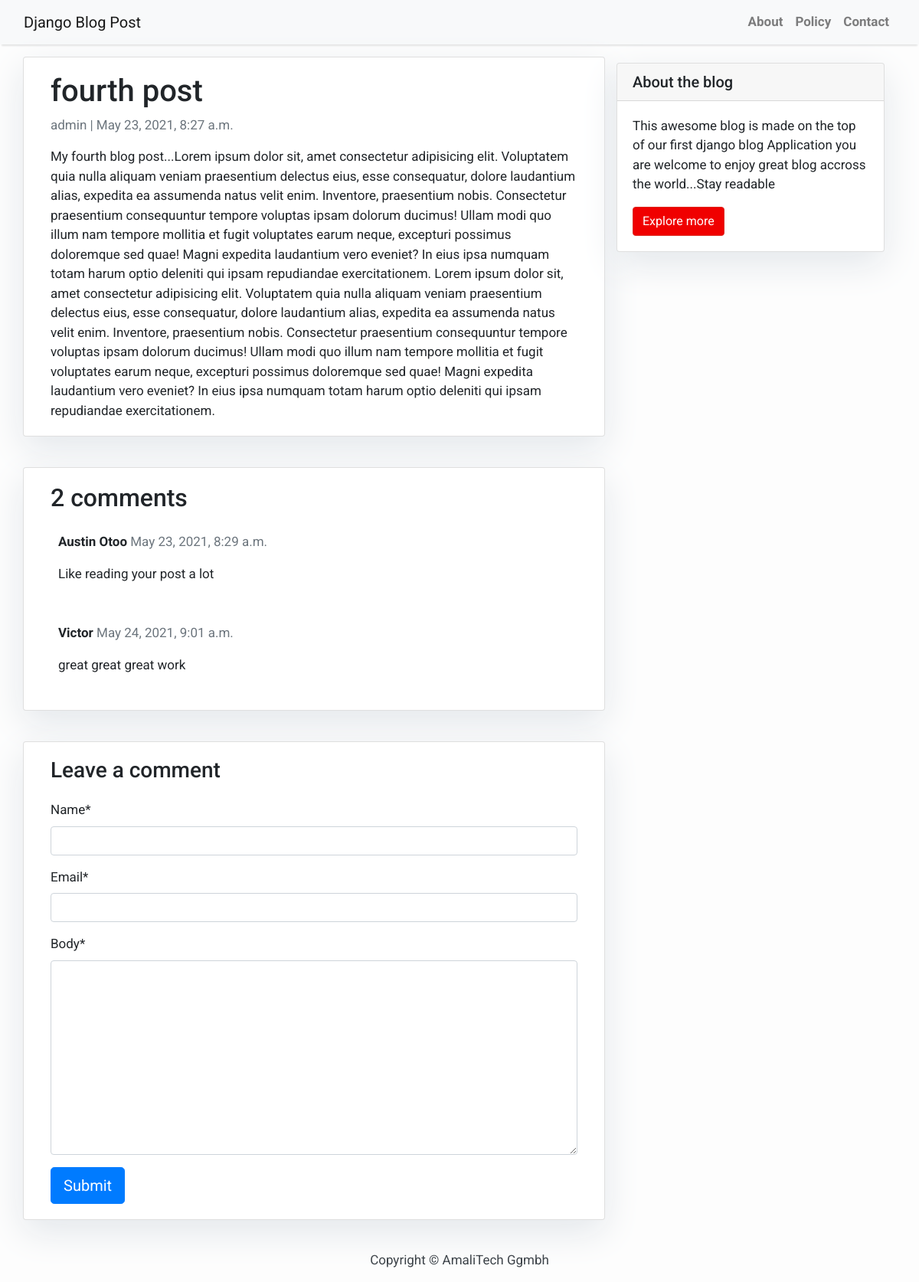
The app's page /fourth-post/ with its own data.
### blog/models.py (models this page shows, shortened)
class Post(models.Model):
    title = models.CharField(max_length=200, unique=True)
    slug = models.SlugField(max_length=200, unique=True)
    author = models.ForeignKey(User, on_delete= models.CASCADE,related_name='blog_posts')
    updated_on = models.DateTimeField(auto_now= True)
    content = models.TextField()
    created_on = models.DateTimeField(auto_now_add=True)
    status = models.IntegerField(choices=STATUS, default=0)
    category = models.ForeignKey(User, on_delete= models.CASCADE, max_length= 200)
    status = models.IntegerField(choices=STATUS, default=0)
    class Meta:
        ordering = ['-created_on']

class Comment(models.Model):
    post = models.ForeignKey(Post,on_delete=models.CASCADE,related_name='comments')
    name = models.CharField(max_length=80)
    email = models.EmailField()
    body = models.TextField()
    created_on = models.DateTimeField(auto_now_add=True)
    active = models.BooleanField(default=False)
    class Meta:
        ordering = ['created_on']

### blog/views.py (the view)
# urls.py: path('<slug:slug>/', views.post_detail, name='post_detail'),
def post_detail(request, slug):
    template_name = 'post_detail.html'
    post = get_object_or_404(Post, slug=slug)
    comments = post.comments.filter(active=True)
    new_comment = None
    if request.method == 'POST':
        comment_form = CommentForm(data=request.POST)
        if comment_form.is_valid():
            new_comment = comment_form.save(commit=False)
            new_comment.post = post
            new_comment.save()
    else:
        comment_form = CommentForm()
        print('hello')
    return render(request, template_name, {'post': post,
                                           'comments': comments,
                                           'new_comment': new_comment,
                                           'comment_form': comment_form})

### blog/forms.py
class CommentForm(forms.ModelForm):
    class Meta:
        model = Comment
        fields = ('name', 'email', 'body')

### template/post_detail.html (shortened to what this page needs)
{% extends 'base.html' %} {% block content %}
{% load crispy_forms_tags %}
<div class="container">
  <div class="row">
    <div class="col-md-8 card mb-4  mt-3 left  top">
      <div class="card-body">
        <h1>{% block title %} {{ post.title }} {% endblock title %}</h1>
        <p class=" text-muted">{{ post.author }} | {{ post.created_on }}</p>
        <p class="card-text ">{{ post.content | safe }}</p>
      </div>
    </div>
    {% block sidebar %} {% include 'sidebar.html' %} {% endblock sidebar %}
    <div class="col-md-8 card mb-4  mt-3 ">
      <div class="card-body">
        {% with comments.count as total_comments %}
        <h2>{{ total_comments }} comments</h2>
          {% endwith %} {% for comment in comments %}
        <div class="comments" style="padding: 10px;">
          <p class="font-weight-bold">
            {{ comment.name }}
            <span class=" text-muted font-weight-normal">
              {{ comment.created_on }}
            </span>
          </p>
          {{ comment.body | linebreaks }}
        </div>
        {% endfor %}
      </div>
    </div>
    <div class="col-md-8 card mb-4  mt-3 ">
      <div class="card-body">
        {% if new_comment %}
        <div class="alert alert-success" role="alert">
          Your comment is awaiting moderation
        </div>
        {% else %}
        <h3>Leave a comment</h3>
        <form method="post" style="margin-top: 1.3em;">
          {{ comment_form | crispy }}
          <button type="submit" class="btn btn-primary  btn-lg">Submit</button>
        </form>
        {% endif %}
      </div>
    </div>
  </div>
</div>
{% endblock content %}

### template/base.html (style rules this page uses)
body { font-family: "Roboto", sans-serif; font-size: 17px; background-color: #fdfdfd; }

### template/sidebar.html (style rules this page uses)
.card { box-shadow: 0 16px 48px #E3E7EB; }

### records on screen
Post: title "fourth post", author "admin", created_on "May 23, 2021, 8:27 a.m.", content "My fourth blog post...Lorem ipsum dolor sit, amet consectetur adipisicing elit. Voluptatem quia nulla aliquam veniam praesentium delectus eius, esse consequatur, dolore laudantium alias, expedita ea assumenda natus velit enim. Inventore, praesentium nobis. Consectetur praesentium consequuntur tempore voluptas ipsam dolorum ducimus! Ullam modi quo illum nam tempore mollitia et fugit voluptates earum neque, excepturi possimus doloremque sed quae! Magni expedita laudantium vero eveniet? In eius ipsa numquam totam harum optio deleniti qui ipsam repudiandae exercitationem. Lorem ipsum dolor sit, amet consectetur adipisicing elit. Voluptatem quia nulla aliquam veniam praesentium delectus eius,…"
Comment: name "Austin Otoo", created_on "May 23, 2021, 8:29 a.m.", body "Like reading your post a lot"
Comment: name "Victor", created_on "May 24, 2021, 9:01 a.m.", body "great great great work"

### other values on screen
{{ total_comments }} "2"
